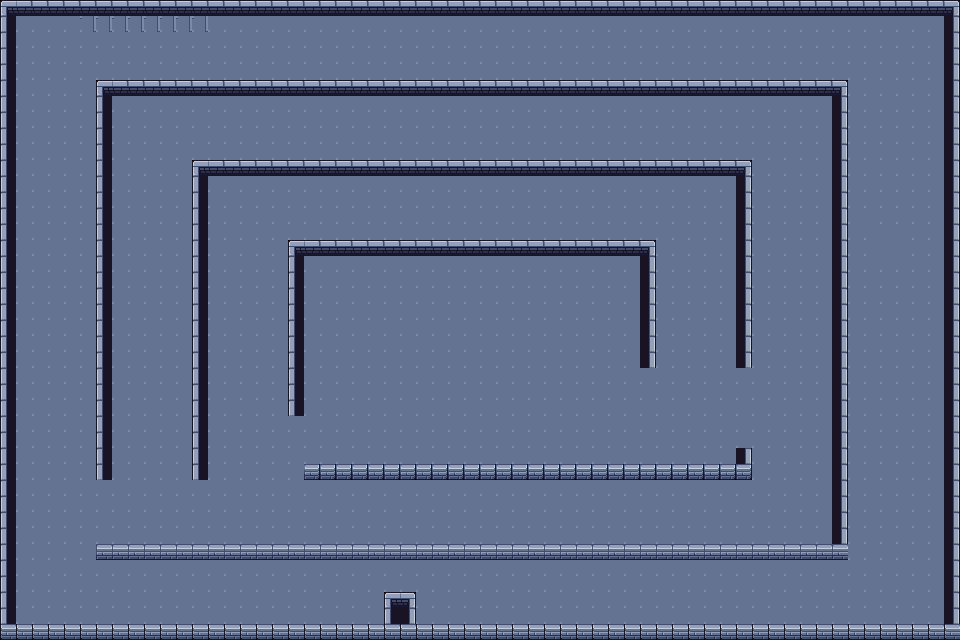

This game map was drawn from its Tiled (.tmx) file and the tilesets committed beside it. A one-line description and the trimmed map source follow:
An orthogonal 60x40 tile map with 16x16 px tiles, 1 tile layer (Tile Layer 1), 3 tilesets and 79 objects (18x wall, 15x item_coin, 11x item_beer, 10x guard_start, 10x guard_end, ...).

<map version="1.10" tiledversion="1.12.1" orientation="orthogonal" renderorder="right-down" width="60" height="40" tilewidth="16" tileheight="16" infinite="0" nextlayerid="8" nextobjectid="150">
 <tileset firstgid="1" name="Set 1.0" tilewidth="16" tileheight="16" tilecount="48" columns="12">
  <image source="tilesetAD/map1/Dungeon Gathering Free Version/Set 1.0.png" width="192" height="64" />
 </tileset>
 <tileset firstgid="49" name="Set 1.2" tilewidth="16" tileheight="16" tilecount="96" columns="16">
  <image source="tilesetAD/map1/Dungeon Gathering Free Version/Set 1.2.png" width="256" height="96" />
 </tileset>
 <tileset firstgid="145" name="Structure" tilewidth="16" tileheight="16" tilecount="2" columns="1">
  <image source="tilesetAD/map1/Dungeon Gathering Free Version/Structure.png" width="16" height="32" />
 </tileset>
 <objectgroup id="2" name="collisions" visible="0" offsetx="-3.12373" offsety="1.56186">
  <object id="13" name="wall" x="738.07" y="166.211" width="11.913" height="198.837" />
  <object id="14" name="wall" x="191.791" y="167.773" width="14.4636" height="310.002" />
  <object id="16" name="wall" x="836.341" y="82.4432" width="8.56186" height="467.331" />
  <object id="17" name="wall" x="307.121" y="466.815" width="438.965" height="9.62373" />
  <object id="99" name="wall" x="307.121" y="466.815" width="438.965" height="9.62373" />
  <object id="20" name="wall" x="200.081" y="166.864" width="529.805" height="7" />
  <object id="21" name="wall" x="289.108" y="249.239" width="10.6856" height="162.152" />
  <object id="22" name="wall" x="741.213" y="448.255" width="6.66667" height="18.2948" />
  <object id="24" name="wall" x="0" y="1" width="955" height="10" />
  <object id="25" name="wall" x="953" y="0" width="6.33333" height="630" />
  <object id="26" name="wall" x="638.634" y="252.502" width="13.8093" height="115.58" />
  <object id="28" name="wall" x="99.3975" y="94.4644" width="7" height="383.597" />
  <object id="30" name="wall" x="293.547" y="239.341" width="351.527" height="9.33333" />
  <object id="31" name="wall" x="3.39575" y="14.2212" width="8" height="609.862" />
  <object id="32" name="wall" x="102.484" y="81.9432" width="730.034" height="12.1237" />
  <object id="34" name="wall" x="0" y="624.667" width="962.371" height="13.1427" />
  <object id="102" name="wall" x="103.083" y="541.967" width="746.571" height="14.0568" visible="0" />
  <object id="106" name="wall" x="390.466" y="595.07" width="28.1136" height="34.361" />
 </objectgroup>
 <objectgroup id="5" name="entities" offsetx="15.6186" offsety="9.37119">
  <object id="51" name="player_spawn" x="42.6667" y="584" width="14.6667" height="17.3333" />
  <object id="52" name="server" x="439.376" y="315.184" width="31.1667" height="33.5" />
  <object id="131" name="vending_machine" x="-6.28526" y="310.628" width="46.6667" height="52" />
  <object id="132" x="52.3814" y="287.962" />
  <object id="133" x="42.3814" y="285.295" width="15.3333" height="15.3333" />
  <object id="134" name="item_coin" x="42.3814" y="249.295" width="14.6667" height="16" />
  <object id="135" name="item_meat" x="30.3814" y="408.629" width="13.3333" height="12" />
  <object id="136" name="item_beer" x="37.0481" y="467.295" width="16.6667" height="18.6667" />
  <object id="137" name="item_coin" x="120.381" y="149.962" width="18" height="21.3333" />
  <object id="138" name="item_coin" x="220.381" y="273.962" width="17.3333" height="14" />
  <object id="139" name="item_coin" x="335.715" y="301.295" width="20" height="16" />
  <object id="140" name="item_water" x="258.381" y="487.962" width="17.3333" height="16.6667" />
  <object id="141" name="item_beer" x="514.381" y="360.629" width="20.6667" height="17.3333" />
  <object id="142" name="item_beer" x="641.715" y="491.962" width="19.3333" height="19.3333" />
  <object id="143" name="item_beer" x="652.381" y="187.295" width="20.6667" height="23.3333" />
  <object id="144" name="item_coin" x="883.715" y="283.295" width="23.3333" height="24.6667" />
  <object id="145" name="item_coin" x="877.715" y="491.962" width="16.6667" height="17.3333" />
  <object id="146" x="874.381" y="153.962" width="8" height="13.3333" />
  <object id="147" name="item_coin" x="883.715" y="61.2955" width="14.6667" height="18" />
  <object id="148" name="item_beer" x="609.048" y="15.9621" width="18" height="20.6667" />
  <object id="149" x="767.048" y="128.629" />
 </objectgroup>
 <objectgroup id="6" name="enemies" offsetx="-6.24746" offsety="9.37119">
  <!-- 40 objects omitted --></objectgroup>
 <layer id="7" name="Tile Layer 1" width="60" height="40">
  <data>[2400 cells, 2400 non-empty, 14 distinct tile ids]</data>
 </layer>
</map>
<!-- 40 of 79 objects omitted -->
